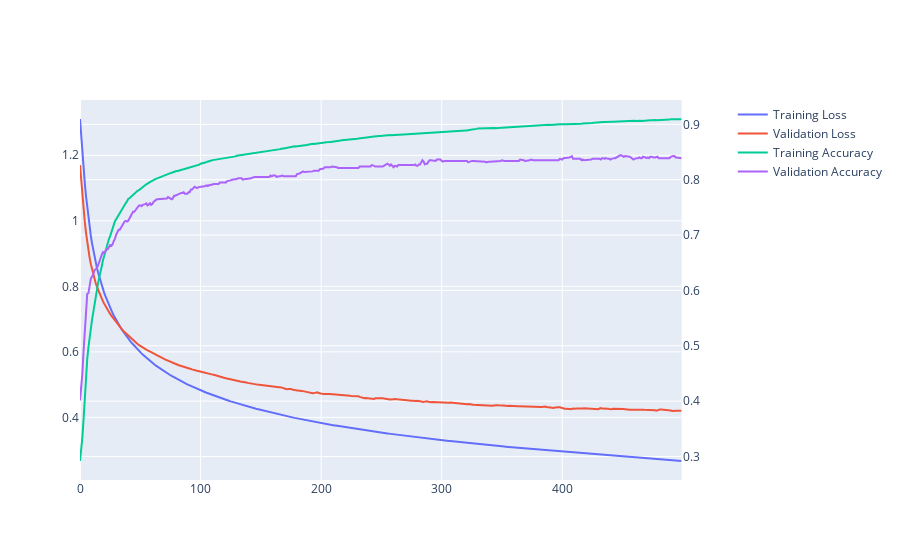

Notebook cell for this chart:
### Markdown cell above
## Best results with FCNN

### Code cell
model=train_models(X_train,y_train_hot,X_test,y_test_hot,epochs=500,batch_size=1024,lr=0.00005,layer1_nodes=256,optimiser='adam',loss='crossentropy',verbose=0)

y_pred=model.predict(X_valid)
y_pred[np.where(y_pred==np.max(y_pred))] = 1


predicted=np.argmax(y_pred, axis=1)
ground_truth=np.argmax(y_valid_hot, axis=1)

cm=confusion_matrix(ground_truth,predicted)
score=precision_score(ground_truth,predicted, average='macro')
acc = accuracy_score(ground_truth,predicted)


print(f"Overall Accuracy Score: {acc}")
print("Class-wise accuracy:")
for row in cm:
    print(row/row.sum())
print(f"Macro Accuracy: {score}")

print("Confusion Matrix:")
# print(cm)
ConfusionMatrixDisplay(confusion_matrix=cm,display_labels=['sing','scream','no vocal']).plot()

### Figure 1 — Plotly figure (JSON) as saved in the notebook; plotly's stock layout.template omitted (floating-point values rounded to 4 significant figures; data arrays with more than 128 entries replaced by an {"elided": "..."} marker saying what was removed)
{"data": [{"name": "Training Loss", "type": "scatter", "x": {"elided": "500 int values"}, "y": {"elided": "500 float values"}}, {"name": "Validation Loss", "type": "scatter", "x": {"elided": "500 int values"}, "y": {"elided": "500 float values"}}, {"name": "Training Accuracy", "type": "scatter", "x": {"elided": "500 int values"}, "xaxis": "x", "y": {"elided": "500 float values"}, "yaxis": "y2"}, {"name": "Validation Accuracy", "type": "scatter", "x": {"elided": "500 int values"}, "xaxis": "x", "y": {"elided": "500 float values"}, "yaxis": "y2"}], "layout": {"xaxis": {"anchor": "y", "domain": [0, 0.94]}, "yaxis": {"anchor": "x", "domain": [0, 1]}, "yaxis2": {"anchor": "x", "overlaying": "y", "side": "right"}}}
